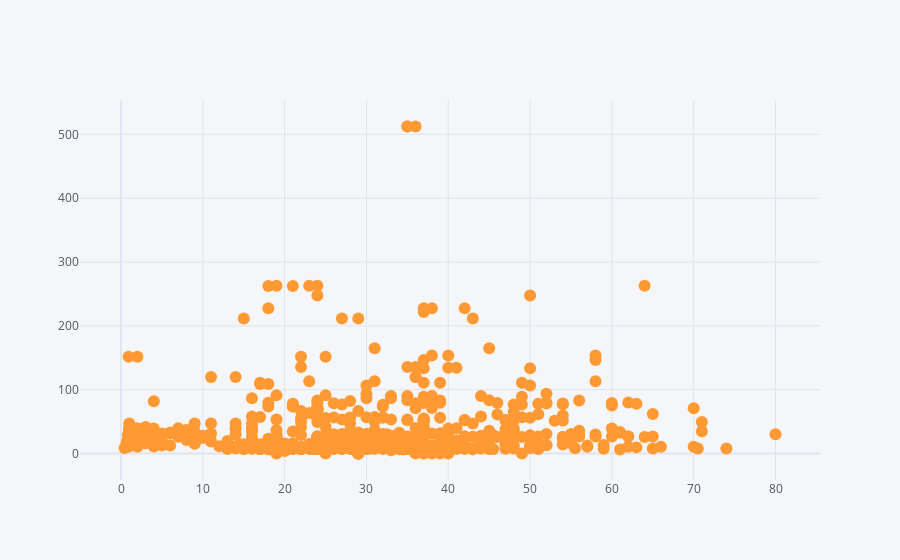

The notebook cell this image was saved under:
### Code cell
df.iplot(kind = 'scatter', x = 'Age', y = 'Fare', mode = 'markers')

### Figure 1 — Plotly figure (JSON) as saved in the notebook; plotly's stock layout.template omitted (floating-point values rounded to 4 significant figures; data arrays with more than 128 entries replaced by an {"elided": "..."} marker saying what was removed)
{"data": [{"line": {"color": "rgba(255, 153, 51, 1.0)", "dash": "solid", "shape": "linear", "width": 1.3}, "marker": {"size": 12, "symbol": "circle"}, "mode": "markers", "name": "Fare", "text": "", "type": "scatter", "x": {"elided": "891 float values"}, "y": {"elided": "891 float values"}}], "layout": {"legend": {"bgcolor": "#F5F6F9", "font": {"color": "#4D5663"}}, "paper_bgcolor": "#F5F6F9", "plot_bgcolor": "#F5F6F9", "title": {"font": {"color": "#4D5663"}}, "xaxis": {"gridcolor": "#E1E5ED", "showgrid": true, "tickfont": {"color": "#4D5663"}, "title": {"font": {"color": "#4D5663"}, "text": ""}, "zerolinecolor": "#E1E5ED"}, "yaxis": {"gridcolor": "#E1E5ED", "showgrid": true, "tickfont": {"color": "#4D5663"}, "title": {"font": {"color": "#4D5663"}, "text": ""}, "zerolinecolor": "#E1E5ED"}}}
